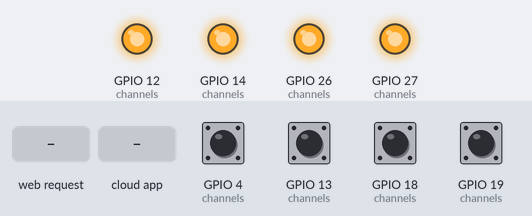
A sketch run on a simulated ESP32. Shown: output pins drawn as LEDs (lit = HIGH). The inputs (shaded band) are chosen by the test bench; at power-on: GPIO 4 (channels), GPIO 13 (channels), GPIO 18 (channels), GPIO 19 (channels) HIGH. WiFi joins after 1.5 s; servers stay silent unless stated; what the sketch prints to the serial monitor is not drawn.

Above: at 2.7 s.
2.8 s: GPIO 4 (channels) pulled LOW for 0.15 s
At 4.0 s:
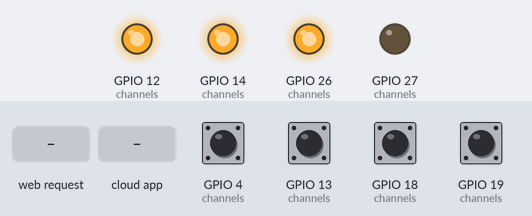
4.4 s: GPIO 13 (channels) pulled LOW for 0.15 s
At 5.2 s:
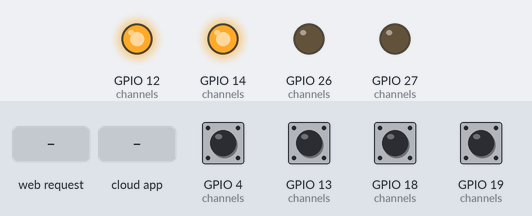
6.0 s: GPIO 18 (channels) pulled LOW for 0.15 s
At 6.5 s:
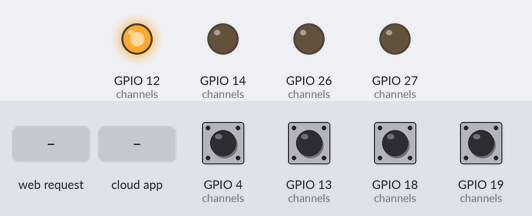
7.6 s: GPIO 19 (channels) pulled LOW for 0.15 s
At 8.8 s:
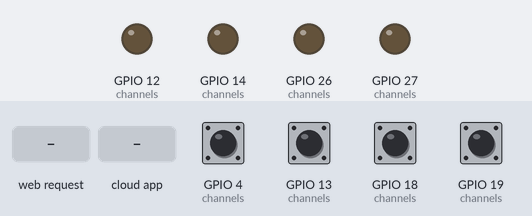
9.2 s: HTTP request GET /off received
At 10.1 s:
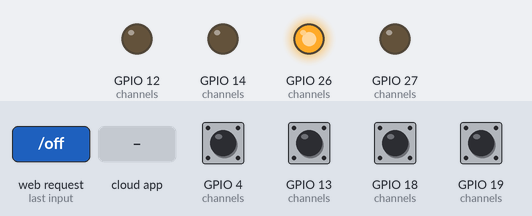
10.7 s: the phone or cloud app sets Switch.4 to 0
At 11.2 s:
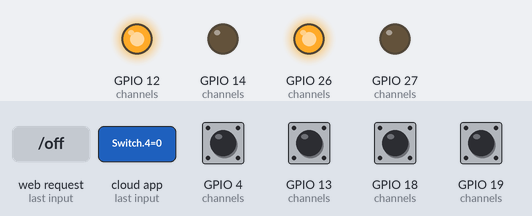
Timing chart, 0 to 13.2 s (numbered marks = the images above; inputs shaded):
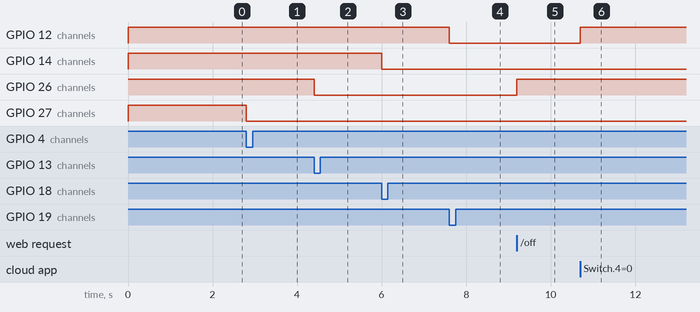

Measured:
- after the input at 2.8 s, GPIO 27 (channels): HIGH → LOW at once
- after the input at 4.4 s, GPIO 26 (channels): HIGH → LOW at once
- after the input at 6.0 s, GPIO 14 (channels): HIGH → LOW at once
- after the input at 7.6 s, GPIO 12 (channels): HIGH → LOW at once
- after the input at 9.2 s, GPIO 26 (channels): LOW → HIGH at once
- after the input at 10.7 s, GPIO 12 (channels): LOW → HIGH at once

The sketch:

Smart_Home.ino
```cpp
#include <Arduino.h>
#include <WiFi.h>
#include <WebServer.h>
#include <SinricPro.h>
#include <SinricProSwitch.h>
#include <Espalexa.h>

// ─── WiFi ─────────────────────────────────────────────────
#define WIFI_SSID            "YOUR_WIFI_SSID"
#define WIFI_PASS            "YOUR_WIFI_PASSWORD"

// ─── SinricPro (https://sinric.pro) ───────────────────────
#define APP_KEY              "YOUR_SINRICPRO_APP_KEY"
#define APP_SECRET           "YOUR_SINRICPRO_APP_SECRET"
#define DEVICE_ID_1          "SINRICPRO_DEVICE_ID_SWITCH_1"
#define DEVICE_ID_2          "SINRICPRO_DEVICE_ID_SWITCH_2"
#define DEVICE_ID_3          "SINRICPRO_DEVICE_ID_SWITCH_3"

// ─── Device Names (web UI + Google Home) ──────────────────
#define DEVICE_NAME_1        "Living Room Light"
#define DEVICE_NAME_2        "Fan"
#define DEVICE_NAME_3        "Bedroom Light"
#define DEVICE_NAME_4        "Switch 4"          // Espalexa / ch4 name

// ─── Relay Pins ───────────────────────────────────────────
#define RELAY_1              26
#define RELAY_2              27
#define RELAY_3              14
#define RELAY_4              12
#define RELAY_ON             LOW   // change to HIGH if your relay is active-HIGH
#define RELAY_OFF            HIGH

// ─── Physical Switch Pins (INPUT_PULLUP) ──────────────────
#define SWITCH_1             13
#define SWITCH_2             4
#define SWITCH_3             18
#define SWITCH_4             19

// ─── State ────────────────────────────────────────────────
struct Channel {
    uint8_t     relay;
    uint8_t     sw;
    bool        state;
    bool        lastSwitchState;
    const char* deviceId;    // nullptr = Espalexa (ch4)
    const char* name;
};

// ch0-2: SinricPro (cloud + Google Home + app)
// ch3:   Espalexa  (local Hue bridge → Google Home on LAN)
Channel channels[4] = {
    {RELAY_1, SWITCH_1, false, HIGH, DEVICE_ID_1, DEVICE_NAME_1},
    {RELAY_2, SWITCH_2, false, HIGH, DEVICE_ID_2, DEVICE_NAME_2},
    {RELAY_3, SWITCH_3, false, HIGH, DEVICE_ID_3, DEVICE_NAME_3},
    {RELAY_4, SWITCH_4, false, HIGH, nullptr,      DEVICE_NAME_4},
};

WebServer server(8080);
Espalexa  espalexa;

// ─── Apply relay state ────────────────────────────────────
void applyRelay(int i) {
    digitalWrite(channels[i].relay, channels[i].state ? RELAY_ON : RELAY_OFF);
}

// ─── Sync ch0-2 state to SinricPro cloud ─────────────────
void syncToCloud(int i) {
    if (WiFi.status() != WL_CONNECTED) return;
    SinricProSwitch &sw = SinricPro[channels[i].deviceId];
    sw.sendPowerStateEvent(channels[i].state);
}

// ─── Icons per channel ────────────────────────────────────
const char* ICONS[4] = {"💡", "🌀", "💡", "🔌"};

// ─── Web Remote (port 8080, works offline on LAN) ─────────
void handleRoot() {
    String html =
        "<!DOCTYPE html><html lang='en'><head>"
        "<meta charset='UTF-8'>"
        "<meta name='viewport' content='width=device-width,initial-scale=1'>"
        "<title>Smart Home</title>"
        "<style>"
          "*{box-sizing:border-box;margin:0;padding:0}"
          "body{font-family:'Segoe UI',sans-serif;background:#0f0f1a;color:#f0f0f0;min-height:100vh;padding:24px 16px}"
          "header{text-align:center;margin-bottom:28px}"
          "header h1{font-size:1.6rem;font-weight:700;letter-spacing:1px;color:#fff}"
          "header p{font-size:.8rem;color:#666;margin-top:4px}"
          ".grid{display:grid;grid-template-columns:1fr 1fr;gap:14px;max-width:420px;margin:auto}"
          ".card{background:#1a1a2e;border-radius:20px;padding:20px 16px;display:flex;flex-direction:column;align-items:center;gap:12px;box-shadow:0 4px 20px rgba(0,0,0,.4);transition:transform .1s}"
          ".card:active{transform:scale(.97)}"
          ".card.active{background:#1e2a1e;box-shadow:0 4px 24px rgba(76,175,80,.25)}"
          ".icon{font-size:2.2rem;line-height:1}"
          ".name{font-size:.85rem;font-weight:600;text-align:center;color:#ccc;letter-spacing:.5px}"
          ".badge{font-size:.7rem;font-weight:700;letter-spacing:1px;padding:3px 10px;border-radius:20px;text-transform:uppercase}"
          ".badge.on{background:#1b5e20;color:#69f06a}"
          ".badge.off{background:#2a1a1a;color:#888}"
          ".toggle{width:64px;height:34px;border-radius:34px;border:none;cursor:pointer;position:relative;transition:background .3s;flex-shrink:0}"
          ".toggle.on{background:#4caf50}"
          ".toggle.off{background:#333}"
          ".toggle::after{content:'';position:absolute;top:4px;width:26px;height:26px;border-radius:50%;background:#fff;transition:left .3s;box-shadow:0 2px 4px rgba(0,0,0,.4)}"
          ".toggle.on::after{left:34px}"
          ".toggle.off::after{left:4px}"
          "footer{text-align:center;margin-top:32px;font-size:.72rem;color:#444}"
        "</style></head>"
        "<body>"
        "<header><h1>&#127968; Smart Home</h1><p>Tap a card to toggle</p></header>"
        "<div class='grid'>";

    for (int i = 0; i < 4; i++) {
        bool on = channels[i].state;
        String act  = on ? " active" : "";
        String tog  = on ? " on" : " off";
        String href = on ? "/off?ch=" : "/on?ch=";
        html += "<a href='" + href + String(i) + "' style='text-decoration:none'>";
        html += "<div class='card" + act + "'>";
        html += "<div class='icon'>" + String(ICONS[i]) + "</div>";
        html += "<div class='name'>" + String(channels[i].name) + "</div>";
        html += "<span class='badge" + tog + "'>" + (on ? "ON" : "OFF") + "</span>";
        html += "<button class='toggle" + tog + "' onclick='event.preventDefault()'></button>";
        html += "</div></a>";
    }

    html += "</div>"
            "<footer>Smart Home &bull; ESP32</footer>"
            "</body></html>";
    server.send(200, "text/html", html);
}

void handleOn() {
    int ch = server.arg("ch").toInt();
    if (ch >= 0 && ch < 4) {
        channels[ch].state = true;
        applyRelay(ch);
        if (ch < 3) syncToCloud(ch);
    }
    server.sendHeader("Location", "/");
    server.send(303);
}

void handleOff() {
    int ch = server.arg("ch").toInt();
    if (ch >= 0 && ch < 4) {
        channels[ch].state = false;
        applyRelay(ch);
        if (ch < 3) syncToCloud(ch);
    }
    server.sendHeader("Location", "/");
    server.send(303);
}

// ─── Espalexa callback (ch4 — Google Home local) ─────────
void onRelay4(uint8_t brightness) {
    channels[3].state = (brightness > 0);
    applyRelay(3);
}

// ─── SinricPro callback (ch0-2 — cloud / Google Home) ────
bool onDeviceState(const String &deviceId, bool &state) {
    for (int i = 0; i < 3; i++) {
        if (deviceId == channels[i].deviceId) {
            channels[i].state = state;
            applyRelay(i);
            return true;
        }
    }
    return false;
}

// ─── WiFi ─────────────────────────────────────────────────
void connectWiFi() {
    WiFi.begin(WIFI_SSID, WIFI_PASS);
    Serial.print("Connecting WiFi");
    unsigned long start = millis();
    while (WiFi.status() != WL_CONNECTED && millis() - start < 10000) {
        delay(300);
        Serial.print(".");
    }
    Serial.println(WiFi.status() == WL_CONNECTED ? "\nWiFi OK" : "\nOffline mode");
}

// ─── Setup ────────────────────────────────────────────────
void setup() {
    Serial.begin(115200);

    for (int i = 0; i < 4; i++) {
        pinMode(channels[i].relay, OUTPUT);
        pinMode(channels[i].sw, INPUT_PULLUP);
        applyRelay(i);
        channels[i].lastSwitchState = digitalRead(channels[i].sw);
    }

    connectWiFi();
    Serial.println("Web remote: http://" + WiFi.localIP().toString() + ":8080");

    server.on("/",    handleRoot);
    server.on("/on",  handleOn);
    server.on("/off", handleOff);
    server.begin();

    for (int i = 0; i < 3; i++) {
        SinricProSwitch &sw = SinricPro[channels[i].deviceId];
        sw.onPowerState(onDeviceState);
    }
    SinricPro.begin(APP_KEY, APP_SECRET);

    espalexa.addDevice(DEVICE_NAME_4, onRelay4);
    espalexa.begin();
}

// ─── Loop ─────────────────────────────────────────────────
void loop() {
    server.handleClient();

    if (WiFi.status() == WL_CONNECTED) {
        SinricPro.handle();
        espalexa.loop();
    }

    for (int i = 0; i < 4; i++) {
        bool current = digitalRead(channels[i].sw);
        if (current == LOW && channels[i].lastSwitchState == HIGH) {
            channels[i].state = !channels[i].state;
            applyRelay(i);
            if (i < 3) syncToCloud(i);
            delay(50);
        }
        channels[i].lastSwitchState = current;
    }
}
```
